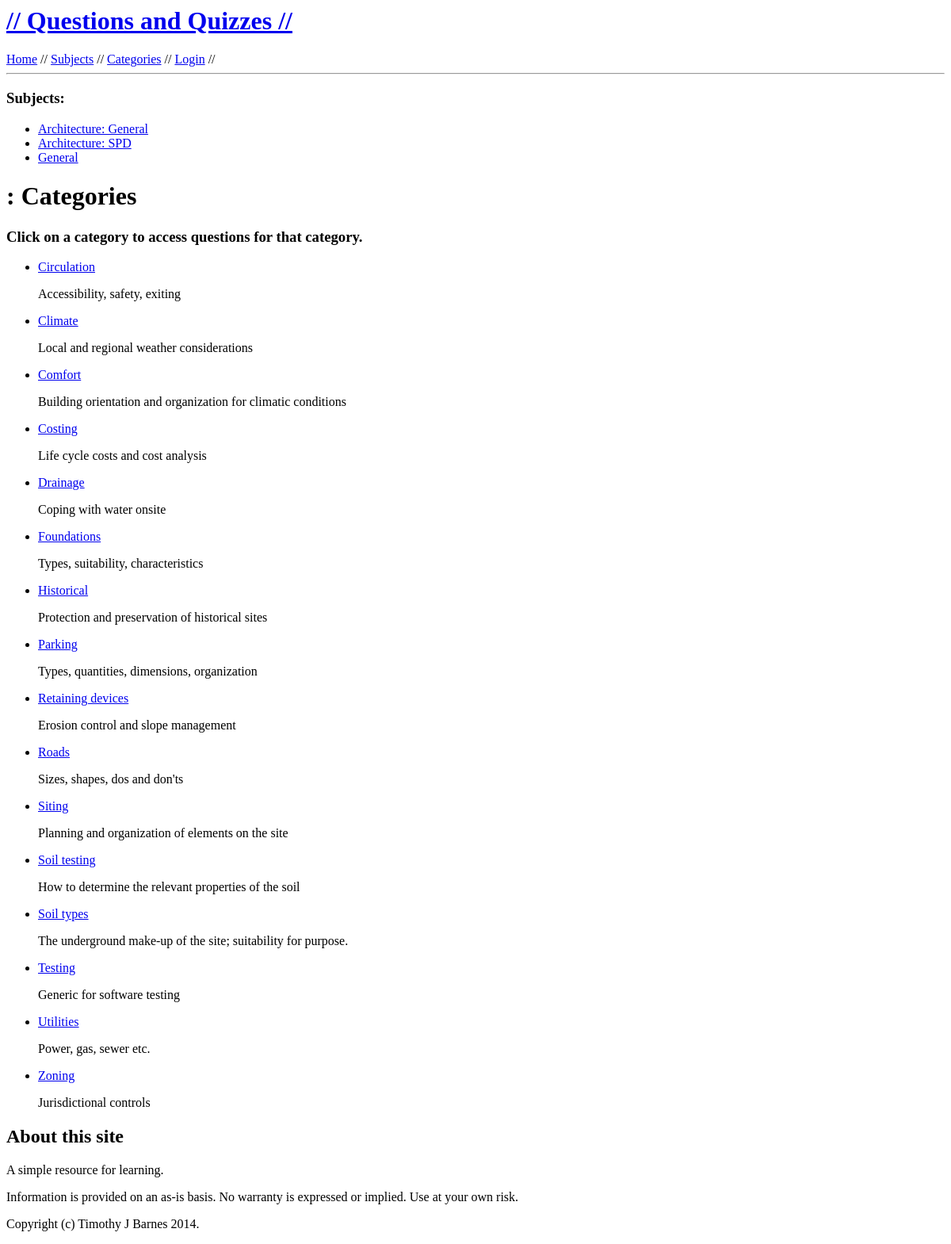
The app's page /educate/ac/, older data.
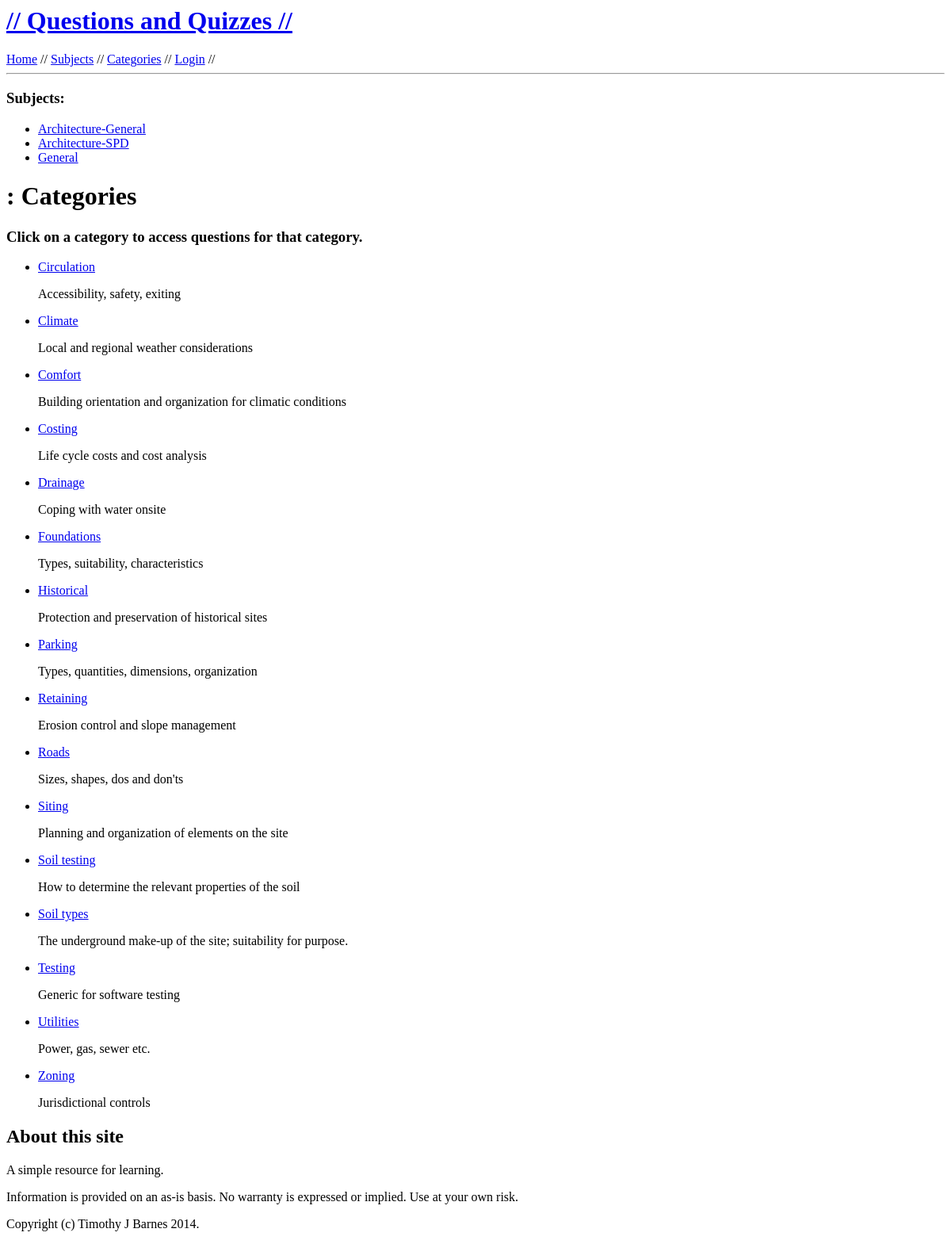
The same page, newer data.
### educate/models.py (models this page shows, shortened)
class Subject(models.Model):
    name = models.CharField(max_length=40)
    description = models.CharField(max_length=200, default='-description-')

class Category(models.Model):
    subject = models.ForeignKey(Subject)
    name = models.CharField(max_length=40)
    description = models.CharField(max_length=200, default='-description-')

### educate/views.py (the view)
class AllCategoriesView(generic.ListView):
    template_name = 'educate/categories.html'
    context_name = 'category_list'
    def get_context_data(self, **kwargs):
        context = super(AllCategoriesView, self).get_context_data(**kwargs)
        context.update({
            'registered': self.request.user.is_authenticated(),
            'username': self.request.user.username,
            'subject_list': Subject.objects.order_by('name'),
            'category_list': Category.objects.order_by('name'),
        })
        return context
    def get_queryset(self):
        return Category.objects.order_by('name')

### educate/templates/educate/categories.html (shortened to what this page needs)
{% extends "educate/base.html" %}
{% block title %}
<h1 class="pagetitle">{{ subject }}: Categories</h1>
{% endblock %}
{% block menu %}
<h3>Subjects:</h3>
{% if subject_list %}
<ul>
  {% for sub in subject_list %}
  <li><a href="{% url 'categories' sub.name %}">{{ sub.name }}</a></li>
  {% endfor %}
</ul>
{% else %}
<p>No subjects are available</p>
{% endif %}
{% endblock %}
{% block content %}
<h3>Click on a category to access questions for that category.</h3>
  {% if category_subset %}
  <ul>
    {% for cat in category_subset %}
    <li><a href="{% url 'questions' cat.name %}">{{ cat.name }}</a>
      <p>{{ cat.description }}</p>
    </li>
    {% endfor %}
  </ul>
  {% else %}
  <ul>
    {% for cat in category_list %}
    <li><a href="{% url 'questions' cat.name %}">{{ cat.name }}</a>
      <p>{{ cat.description }}</p>
    </li>
    {% endfor %}
  </ul>
  {% endif %}
{% endblock %}

Row changes from the older to the newer data that the page shows:
changed Subject: name "Architecture: General" → "Architecture-General"
changed Subject: name "Architecture: SPD" → "Architecture-SPD"
changed Category "Erosion control and slope management": name "Retaining devices" → "Retaining"
